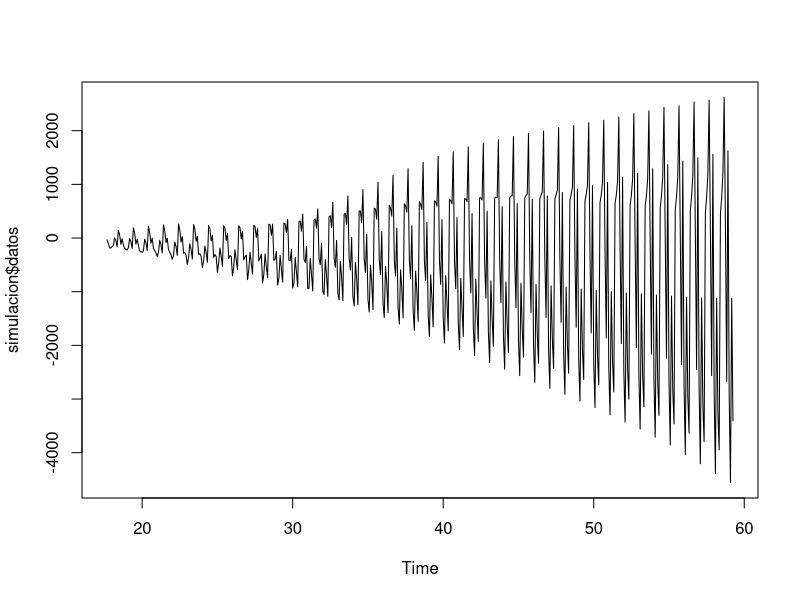

The R script that drew this image: (Note: this script raises an error after producing the figure.)
## ---- chunk 1
simular.proceso <- function(data, n, temporalidad, 
                            no.estacional, estacional, 
                            p=NULL, q=NULL, P=NULL, Q=NULL){
  
  require(forecast)
  tryCatch({
    coeficientes <- list(p, q, P, Q)
    coeficientes.simulados <- lapply(c(no.estacional[c(1,3)], 
                                       estacional[c(1,3)]), 
                                     function(x) sample(seq(-1,1,.1), x))
    pos <- which(sapply(coeficientes, is.null)==TRUE)
    
    coeficientes[pos] <- coeficientes.simulados[pos]
    names(coeficientes) <- c("p", "q", "P", "Q")
    
    modelo <- Arima(ts(data=data, freq=temporalidad), 
                    order = no.estacional, 
                    seasonal = estacional,
                    fixed=c(phi=coeficientes$p, 
                            theta=coeficientes$q, 
                            Phi=coeficientes$P, 
                            Theta=coeficientes$Q))
    datos <- simulate(modelo, nsim=(n+length(data)))
    
    datos <- subset(datos, start=length(data)+1)
    list(modelo=modelo, datos=datos)}, 
    error = function(e) simular.proceso(data, n, temporalidad,
                                        no.estacional, estacional, 
                                        p, q, P, Q))
}

simulacion <- simular.proceso(data=rnorm(100, 15, 2), n=500, temporalidad=12, no.estacional=c(1,0,3), estacional = c(1,2,2), q=c(.1, .5, .9))
plot(simulacion$datos, type="l")
simulacion$modelo
Arima(simulacion$datos, c(1,1,3), c(1,0,6))
auto.arima(simulacion$datos)

simulacion <- simular.proceso(data=rpois(100, 15), n=500, temporalidad=12, 
                              no.estacional=c(1,0,3), estacional = c(1,3,3), 
                              q=c(.1, .5, .9))
plot(simulacion$datos, type="l")

simulacion2 <- simular.proceso(data=simulacion$datos, n=500, temporalidad=12, no.estacional=c(1,1,3), estacional = c(1,0,6), q=c(.1, .5, .9))
plot(simulacion2$datos, type="l")
simulacion2$modelo

## ---- chunk 2
#Esta función estima la sobreparametrización
modelo.arima <- function(serie, no.estacional, estacional, regr = NULL){
  if(is.null(regr)){
    modelo <- tryCatch({
      forecast::Arima(serie, 
                      order = no.estacional, 
                      seasonal = estacional)
    }, 
    error = function(e) NULL)  
  }
  
  if(!is.null(regr)){
    modelo <-tryCatch({
      forecast::Arima(serie, 
                      order = no.estacional, 
                      seasonal = estacional, 
                      xreg = regr)
    }, 
    error = function(e) NULL)   
  }
  
  if(!is.null(modelo)){
    grados.libertad <- modelo$nobs - length(modelo$coef)
    t.value <- modelo$coef/sqrt(diag(modelo$var.coef))
    prob <- stats::pf(t.value^2, df1 = 1, df2 = grados.libertad, lower.tail = FALSE)
    ifelse(sum(1*prob>0.05)<1, return(modelo), 1)
  }
  
}
## ---- chunk 3
#Estimación de las medidas de rendimiento y los criterios de información
medidas.arima <- function(modelo, testing, horizonte, regr = NULL){
  
  ##Nombre del modelo
  nombre <- capture.output(modelo)
  nombre <- substr(nombre[2],1, 23)
  
  ##Criterios de informacion
  data <- capture.output(summary(modelo))
  data <- data[grepl("AIC", data) == T]
  informacion <- strsplit(data, " ")
  pos <- which(sapply(informacion, nchar)>0)
  informacion <- informacion[[1]][pos]
  informacion <- do.call("rbind", strsplit(informacion, "=")) %>% 
    data.frame() 
  colnames(informacion) <- c("Medida", "Valor")
  informacion <- informacion %>% 
    mutate(Valor = as.numeric(as.character(Valor))) %>% 
    spread(Medida, Valor) %>% 
    data.frame(Modelo = nombre)
  
  ##Medidas de rendimiento
  rendimiento <- data.frame(Modelo = c(nombre, paste(nombre, "Validacion")), 
                            accuracy(forecast(modelo, horizonte, xreg = regr), testing))
  merge(informacion, rendimiento, by="Modelo", all = TRUE) %>% 
    dplyr::select(Modelo, AIC, AICc, BIC, MAE, #MAPE, 
                  RMSE, MASE)
}
## ---- chunk 4
arimas.auto <- function(tipo = c(p = 1, d = 1, q = 1, 
                                 P = 1, D = 1, Q = 1), 
                        serie, reg = NULL, validacion, horiz = 12,
                        paralelo=FALSE, clusters=detectCores(logical = FALSE)){
  
  #Matriz para la identificacion de los parametros del modelo
  valores <- expand.grid(p = 0:tipo[1], d = 0:tipo[2], q = 0:tipo[3], 
                         P = 0:tipo[4], D = 0:tipo[5], Q = 0:tipo[6])
  
  valores.no.estacional <- split(as.matrix(valores[, 1:3]), 
                                 row(valores[, 1:3]))
  valores.estacional <- split(as.matrix(valores[, 4:6]), 
                              row(valores[, 4:6]))
  
  #Estimación de los modelos
  if(paralelo==FALSE){
    modelos <- mapply(modelo.arima, 
                      no.estacional=valores.no.estacional, 
                      estacional=valores.estacional, 
                      MoreArgs = list(serie=serie, regr=reg), 
                      SIMPLIFY = FALSE)
  }
  
  if(paralelo==TRUE){
    
    #Nombres de los objetos a exportar a cada cluster
    
    obj <- sapply(as.list(match.call()), paste)
    pos <- which(names(obj) %in% c("serie", "validacion"))
    
    #Generar los cluster
    clp <- makeCluster(clusters, type = "SOCK", useXDR=FALSE)
    clusterExport(clp, varlist = c(obj[pos], "medidas.arima", "modelo.arima"))
    
    #Proceso en paralelo
    modelos <- clusterMap(cl=clp, fun = modelo.arima, 
                       no.estacional=valores.no.estacional, 
                       estacional=valores.estacional, 
                       MoreArgs = list(serie=serie, regr=reg), 
                       SIMPLIFY = FALSE, .scheduling = "dynamic")
    stopCluster(clp)
    
  }
  
  #Obtiene las posiciones de la lista donde se pudieron estimar los modelos
  pos <- which(sapply(sapply(modelos, class), length)>1)
  
  #Calcula las medidas de rendimiento y los criterios de información
  medidas <- do.call("rbind", lapply(modelos[pos], 
                                     medidas.arima, 
                                     testing = validacion, 
                                    horizonte= horiz, 
                                     regr = reg)) %>% 
    mutate_if(is.numeric, round, 2)
  #Devuelve una lista con los modelos y las medidas de rendimiento
  list(modelos=modelos[pos], medidas=medidas)
}
## ---- chunk 5
mejores.arimas <- function(tabla, peso.train=.3, peso.test=.7){
  
  #Elimina posibles modelos duplicados
  tabla <- tabla %>%
    distinct(Modelo, .keep_all = TRUE)
  
  #Crea variable para agrupar modelos en train y test
  tabla <- tabla %>% 
    mutate(mod = as.character(c(0, rep(1:(nrow(tabla)-1)%/%2))))
  
  #Crea la variable de puntaje ponderado
  tabla2 <- tabla %>% 
    mutate_at(vars(contains("C")), function(x){x-min(x, na.rm=TRUE)}) %>% 
    mutate_if(is.numeric, function(x) ifelse(is.na(x),0,x)) %>% 
    mutate(puntaje = AIC+AICc+BIC+MAE+#MAPE
           RMSE+MASE,
           ponde = ifelse(grepl("Validacion", Modelo)==TRUE, peso.test, peso.train),
           puntaje = puntaje*ponde)
  
  #Busca el(los) puntaje(s) mínimo(s)
  puntaje.minimo <- tabla2 %>% 
    group_by(mod) %>% 
    summarise(puntaje=sum(puntaje))
  
  #Obtiene la(s) posición(es) con puntaje(s) más bajo(s) 
  pos <- puntaje.minimo$mod[which(puntaje.minimo$puntaje==min(puntaje.minimo$puntaje))]
  
  #Devuelve el(los) mejor(es) modelo(s)
  tabla %>% 
    filter(mod %in% pos) %>% 
    dplyr::select(Modelo:MASE)
}
## ---- chunk 6
comparacion <- function(data, prop, proceso){
    require(parallel)
    require(tidyr)
    require(dplyr)
    corte <- round(length(data)*prop, 0)
    train <<- subset(data, end=corte)
    test <<- subset(data, start=corte+1)
    hyndman <- auto.arima(train)
    gamboa <- arimas.auto(tipo=proceso, serie=train, validacion=test, paralelo=TRUE)
    gamboa <- mejores.arimas(gamboa$medidas)
    
    list(hyndman=hyndman, gamboa=gamboa)
}

k <- comparacion(data=simulacion$datos, 
                 prop=.8, 
                 proceso=c(3,1,3,3,1,3))
## ---- chunk 7
k$hyndman
k$gamboa
## ---- chunk 8
mod.hyndman <- Arima(train, 
                     order=c(0,1,3), 
                     seasonal=c(1,1,0))
mod.gamboa <- Arima(train, 
                    order=c(0,1,3), 
                    seasonal=c(1,1,0))
## ---- chunk 9
plot(test)
#lines(forecast(mod.hyndman, h=100)$mean, col="red")
lines(forecast(mod.gamboa, h=100)$mean, col="blue")
